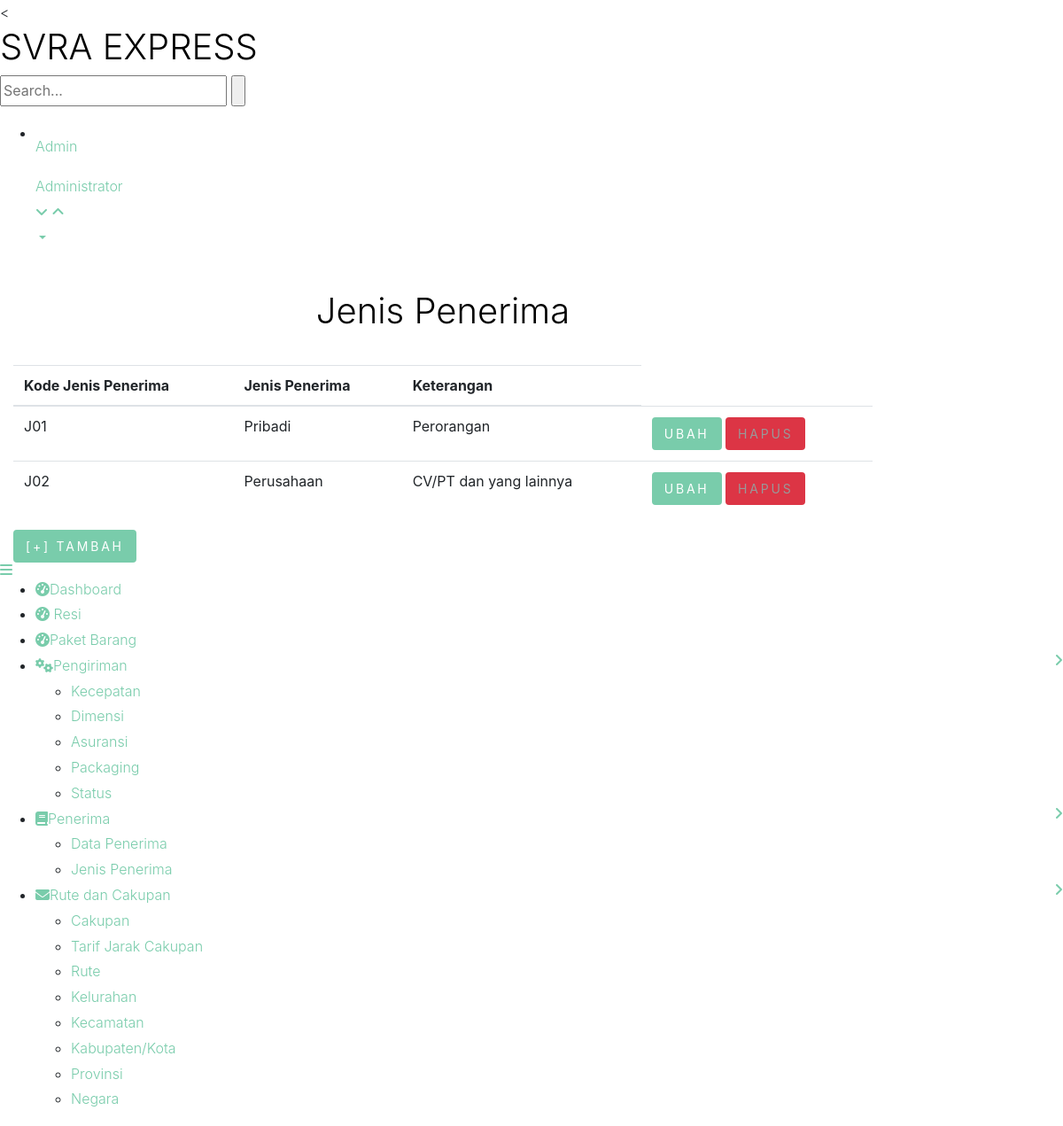
Screenshot of /svra/login/jenispenerima.php with the database file from the repository.
### tables this page shows
CREATE TABLE `jenis_penerima` (
  `kode_jenis_penerima` varchar(5) NOT NULL,
  `nama_jenis_penerima` varchar(30) NOT NULL,
  `keterangan` varchar(30) DEFAULT NULL
);

### svra/login/jenispenerima.php (the view, shortened to what this page needs)
<!DOCTYPE HTML>
<html>
<head>
<link href="css/bootstrap.css" rel="stylesheet" type="text/css" media="all">
<link href="css/style.css" rel="stylesheet" type="text/css" media="all"/>
<link href="css/font-awesome.css" rel="stylesheet">
</head>
<body>
<div class="page-container">
   <div class="left-content">
	   <div class="mother-grid-inner">
				<div class="header-main">
					<div class="header-left">
							<div class="logo-name">
									 <a href="home.php"> <h1>SVRA EXPRESS</h1>
								  </a>
							</div>
								<div class="search-box">
									<form>
										<input type="text" placeholder="Search..." required="">
										<input type="submit" value="">
									</form>
								</div>
						 </div>
							<div class="profile_details">
								<ul>
									<li class="dropdown profile_details_drop">
										<a href="#" class="dropdown-toggle" data-toggle="dropdown" aria-expanded="false">
											<div class="profile_img">
												<div class="user-name">
													<p>Admin</p>
													<span>Administrator</span>
												</div>
												<i class="fa fa-angle-down lnr"></i>
												<i class="fa fa-angle-up lnr"></i>
											</div>
										</a>
									</li>
								</ul>
							</div>
						</div>
				</div>
<div class="chit-chat-layer4">
	<div class="col-md-10 chit-chat-layer4-center">
               <div class="work-progres">
                            <div class="chit-chat-heading">
                                <br>  <H1><center> Jenis Penerima</center> </H1><br>
                            </div>
                            <div class="table-responsive">
                                <table class="table table-hover">
                                  <thead>
                                    <tr>
                                      <th>Kode Jenis Penerima</th>
                                      <th>Jenis Penerima</th>
                                      <th>Keterangan</th>
									</tr>
                              </thead>
                              <tbody>
							 <?php
							 $db_host = "localhost";$db_user = "root";$db_pass = "";$db_name = "ekspedisi_pengiriman_barang";
							 $koneksi= mysqli_connect( $db_host, $db_user, $db_pass, $db_name);
							  $ambil = mysqli_query ($koneksi, "SELECT * from jenis_penerima") ;?>
							  <?php
							  while ($isi = mysqli_fetch_array($ambil))
							  { ?>
                                <tr>
                                  <td><?php echo $isi ['kode_jenis_penerima'];?></td>
                                  <td><?php echo $isi ['nama_jenis_penerima'];?></td>
                                  <td><?php echo $isi ['keterangan'];?></td>
								  <td>
										<a href = "ubahjpenerima.php?id=<?php echo $isi ['kode_jenis_penerima'];?> " class="btn btn-primary"> Ubah </a>
										<a href = "hapusjpenerima.php?id=<?php echo $isi ['kode_jenis_penerima']; ?> " class="btn btn-danger"
										onclick="return confirm ('Apakah Anda yakin ingin menghapus data ini?')"> Hapus </a>
                              </tr>
							  <?php } ?>
                          </tbody>
                      </table>
					  <a href = "tambahjpenerima.php" class = "btn btn-primary">[+] Tambah </a>
                  </div>
             </div>
      </div>
    <div class="sidebar-menu">
		  	<div class="logo"> <a href="#" class="sidebar-icon"> <span class="fa fa-bars"></span> </a>  </div>
		    <div class="menu">
		      <ul id="menu" >
		        <li id="menu-home" ><a href="home.php"><i class="fa fa-tachometer"></i><span>Dashboard</span></a></li>
				<li id="menu-home" ><a href="resi.php"><i class="fa fa-tachometer"></i><span> Resi </span></a></li>
				<li id="menu-home" ><a href="paket.php"><i class="fa fa-tachometer"></i><span>Paket Barang</span></a></li>
				<li><a href="#"><i class="fa fa-cogs"></i><span>Pengiriman</span><span class="fa fa-angle-right" style="float: right"></span></a>
		          <ul>
		            <li><a href="kecepatan.php">Kecepatan</a></li>
		            <li><a href="dimensi.php">Dimensi</a></li>
					<li><a href="asuransi.php">Asuransi</a></li>
		            <li><a href="pack.php">Packaging</a></li>
					<li><a href="status.php">Status</a></li>
		          </ul>
		        </li>
		        	        <li id="menu-comunicacao" ><a href="#"><i class="fa fa-book nav_icon"></i><span>Penerima</span><span class="fa fa-angle-right" style="float: right"></span></a>
		          <ul id="menu-comunicacao-sub" >
		            <li id="menu-arquivos" ><a href="penerima.php">Data Penerima</a></li>
		            <li id="menu-arquivos" ><a href="jenispenerima.php">Jenis Penerima</a></li>
		          </ul>
		        </li>
		        <li><a href="#"><i class="fa fa-envelope"></i><span>Rute dan Cakupan</span><span class="fa fa-angle-right" style="float: right"></span></a>
		        	 <ul id="menu-academico-sub" >
			            <li id="menu-academico-boletim" ><a href="cakupan.php">Cakupan</a></li>
						<li id="menu-academico-boletim" ><a href="tarifjarakcak.php">Tarif Jarak Cakupan</a></li>
						<li id="menu-academico-boletim" ><a href="rute.php">Rute</a></li>
						<li id="menu-academico-avaliacoes" ><a href="kel.php">Kelurahan</a></li>
						<li id="menu-academico-avaliacoes" ><a href="kec.php">Kecamatan</a></li>
						<li id="menu-academico-avaliacoes" ><a href="kabkot.php">Kabupaten/Kota</a></li>
						<li id="menu-academico-avaliacoes" ><a href="prov.php">Provinsi</a></li>
						<li id="menu-academico-avaliacoes" ><a href="negara.php">Negara</a></li>
		             </ul>
		        </li>
		      </ul>
		    </div>
	 </div>
</div>
</body>
</html>

### rows the page displays
jenis_penerima: kode_jenis_penerima "J01", nama_jenis_penerima "Pribadi", keterangan "Perorangan"
jenis_penerima: kode_jenis_penerima "J02", nama_jenis_penerima "Perusahaan", keterangan "CV/PT dan yang lainnya"
